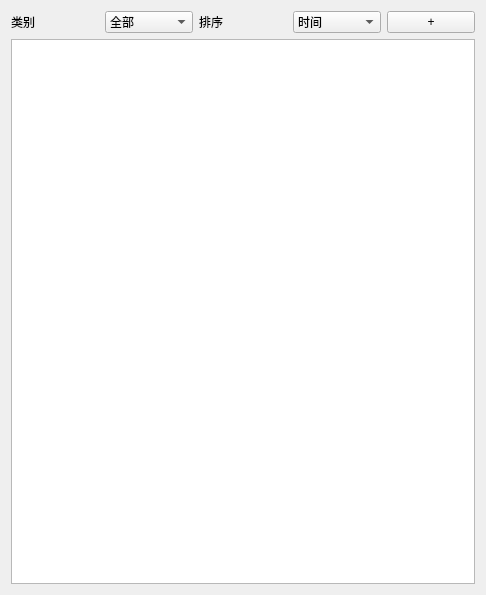
<?xml version="1.0" encoding="UTF-8"?>
<ui version="4.0">
 <class>MainWidget</class>
 <widget class="QWidget" name="MainWidget">
  <property name="geometry">
   <rect>
    <x>0</x>
    <y>0</y>
    <width>486</width>
    <height>595</height>
   </rect>
  </property>
  <property name="windowTitle">
   <string>MainWidget</string>
  </property>
  <layout class="QVBoxLayout" name="verticalLayout">
   <item>
    <layout class="QHBoxLayout" name="horizontalLayout">
     <item>
      <widget class="QLabel" name="label">
       <property name="text">
        <string>类别</string>
       </property>
      </widget>
     </item>
     <item>
      <widget class="QComboBox" name="class_comboBox">
       <item>
        <property name="text">
         <string>全部</string>
        </property>
       </item>
       <item>
        <property name="text">
         <string>IT项目</string>
        </property>
       </item>
       <item>
        <property name="text">
         <string>对话</string>
        </property>
       </item>
       <item>
        <property name="text">
         <string>娱乐</string>
        </property>
       </item>
      </widget>
     </item>
     <item>
      <widget class="QLabel" name="label_2">
       <property name="text">
        <string>排序</string>
       </property>
      </widget>
     </item>
     <item>
      <widget class="QComboBox" name="sort_comboBox">
       <item>
        <property name="text">
         <string>时间</string>
        </property>
       </item>
       <item>
        <property name="text">
         <string>优先级</string>
        </property>
       </item>
      </widget>
     </item>
     <item>
      <widget class="QPushButton" name="addTask_pushButton">
       <property name="text">
        <string>+</string>
       </property>
      </widget>
     </item>
    </layout>
   </item>
   <item>
    <widget class="QListWidget" name="task_listWidget"/>
   </item>
  </layout>
 </widget>
 <resources/>
 <connections/>
</ui>
